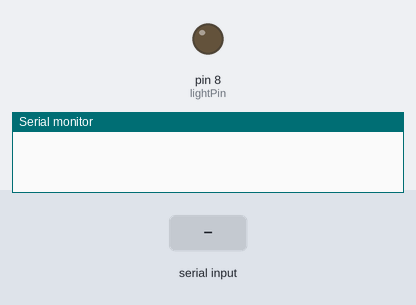
Recording of a sketch running on a simulated Arduino Uno, built with avr-gcc and run on an emulated ATmega328P. Parts: output pins drawn as LEDs (lit = HIGH), the last lines printed to the serial monitor. The test bench sets the inputs (shaded band).

Above: at 1.2 s.
1.3 s: "ON" received over Serial
At 2.6 s:
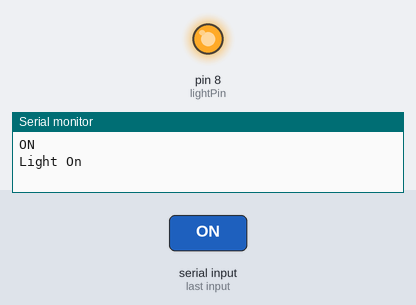
3.8 s: "OFF" received over Serial
At 5.7 s:
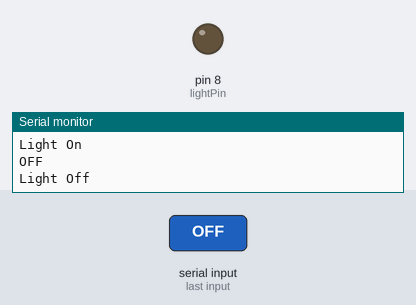
Timing chart, 0 to 7.2 s (numbered marks = the images above; inputs shaded):
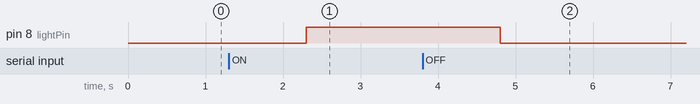

Measured:
- after the input at 1.3 s, pin 8 (lightPin): LOW → HIGH after 1.0 s
- after the input at 3.8 s, pin 8 (lightPin): HIGH → LOW after 1.0 s

The sketch:

receiver.ino
```cpp
int lightPin = 8;
String lightValue;
void setup() {
  // put your setup code here, to run once:
Serial.begin(9600);
pinMode(lightPin, OUTPUT);
}

void loop() {
  // put your main code here, to run repeatedly:
if(Serial.available() > 0){
lightValue = Serial.readString();
Serial.println(lightValue);
if(lightValue == "ON"){
  Serial.println("Light On");
digitalWrite(lightPin,HIGH);
}
if (lightValue == "OFF") {
Serial.println("Light Off");
digitalWrite(lightPin,LOW);
}
}
}
```
